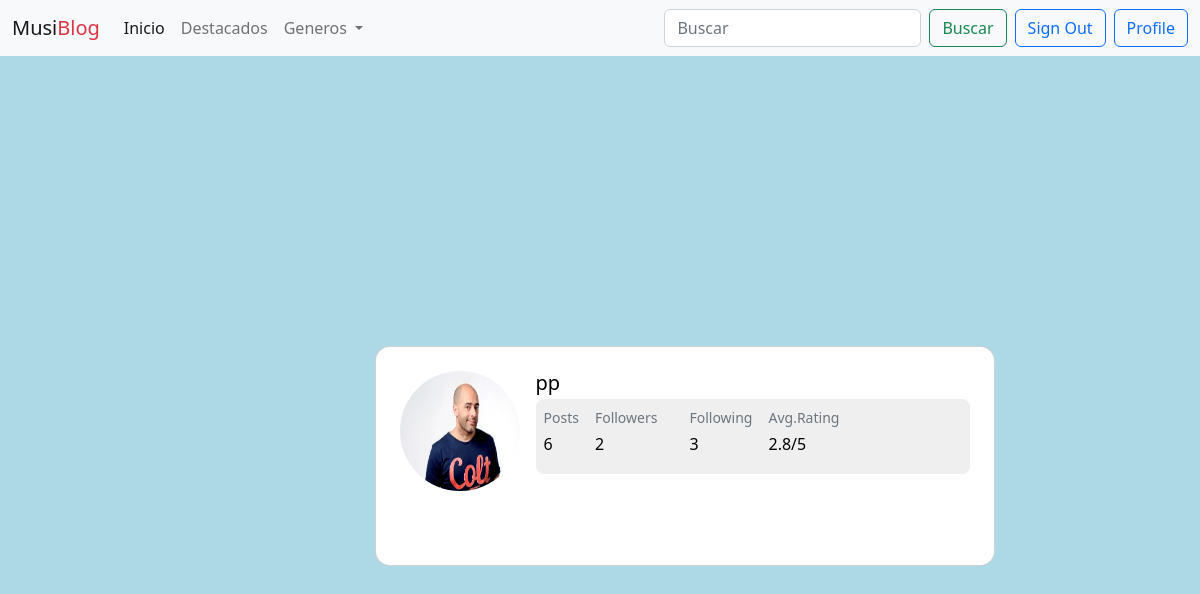
The app's page /profile/1 (signed in), older data.
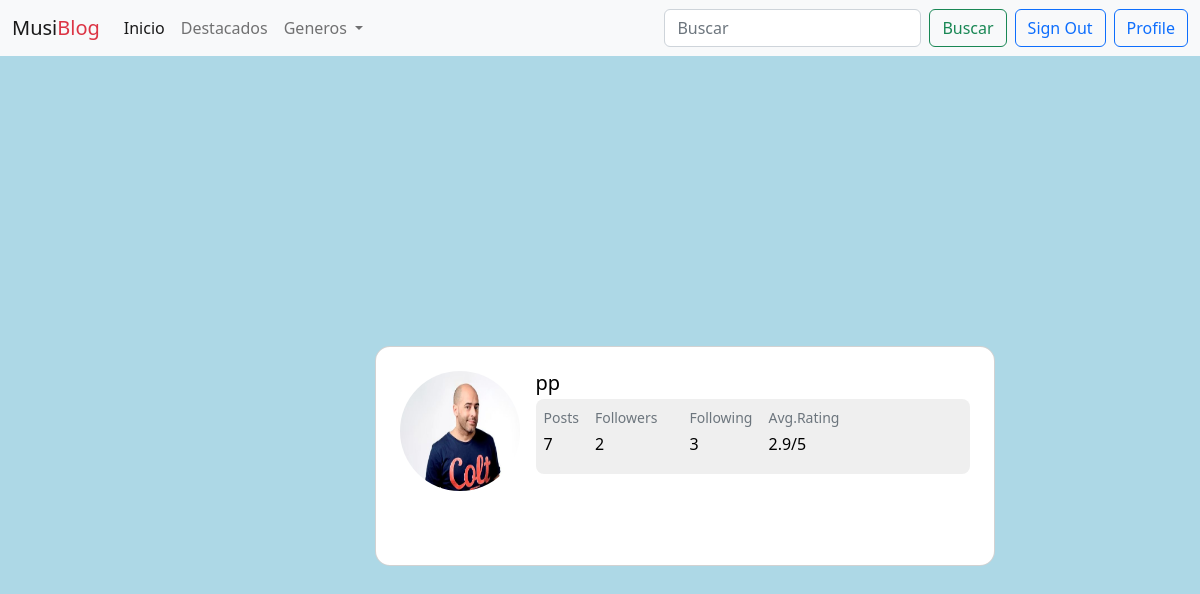
The same page, newer data.
### users/models.py (models this page shows, shortened)
class User(AbstractUser):
    profile_pic = models.ImageField(upload_to='profile_pics/', blank=True, null=True,default='default.jpg')
    following = models.ManyToManyField("self", symmetrical=False, blank=True, related_name="followers")
    def cantidad_publicaciones(self):
        return Post.objects.filter(author=self).count()
    def rating(self):
        user_posts = Post.objects.filter(author=self)
        total_rating = 0
        total_posts = 0
        for post in user_posts:
            total_rating += post.rating
            total_posts += 1
        if total_posts > 0:
            average_rating = total_rating / total_posts
            return average_rating
        else:
            return 0  # Otra valor predeterminado apropiado si el usuario no tiene publicaciones

### blogs/models.py (models this page shows, shortened)
class Post(models.Model):
    title = models.CharField(max_length=225)
    date_created = models.DateTimeField(auto_now_add= True)
    content = models.TextField()
    author = models.ForeignKey(settings.AUTH_USER_MODEL, on_delete=models.PROTECT)
    album = models.ForeignKey(Album, on_delete=models.PROTECT)
    categories = models.ManyToManyField('Category',)
    pub_date = models.DateTimeField(default=timezone.now)
    rating = models.IntegerField(default=1, choices=zip(range(1, 6), range(1, 6)))
    lecturas = models.IntegerField(default=1)
    featured = models.FloatField(default=0)
    class Meta:
        ordering = ['-date_created']

### users/views.py (the view)
# urls.py: path('profile/<int:user_id>', views.ProfileView.as_view(), name='profile'),
class ProfileView(LoginRequiredMixin, DetailView):
    model = User
    template_name = 'users/profile.html'
    def get_object(self, queryset=None):
        user_id = self.kwargs.get('user_id')  # Obtén el user_id desde los parámetros de la URL
        return get_object_or_404(User, id=user_id)
    def get_context_data(self, **kwargs):
        context = super().get_context_data(**kwargs)
        context['request'] = self.request
        return context

### blogs/context_processors.py (called while the page is built)
def categories_processor(request):
    categories = Category.objects.all()
    return{
        'categories': categories
    }

### users/templates/users/profile.html (shortened to what this page needs)
{% extends "base.html" %}
{% load markdown_extras %}
{% block content %}
<section class="vh-100" style="background-color: rgb(173, 216, 230);">
  <div class="container py-5 h-100">
    <div class="row d-flex justify-content-center align-items-center h-100">
      <div class="col col-md-9 col-lg-7 col-xl-5">
        <div class="card" style="border-radius: 15px;width: 620px;height:220px;">
          <div class="card-body p-4">
            <div class="d-flex text-black">
              <div class="flex-shrink-0">
                {% if user.profile_pic %}
                  <img src="{{ user.profile_pic.url }}"
                  alt="img" class="img-fluid"
                  style="width: 120px; height:120px; border-radius: 60px;">
                {% else %}
                  <td>Image</td>
                {% endif %}
              </div>
              <div class="flex-grow-1 ms-3" style= "width: 320px;height:150px;">
                <h5 class="mb-1"> {{ user.username }}</h5>
                <div class="d-flex justify-content-start rounded-3 p-2 mb-2"
                  style="background-color: #efefef; height:75px;">
                  <div>
                    <p class="small text-muted mb-1">Posts</p>
                    <p class="mb-0">{{ user.cantidad_publicaciones }}</p>
                  </div>
                  <div class="px-3">
                    <p class="small text-muted mb-1">Followers</p>
                    <p class="mb-0">{{ user.followers.all.count }}</p>
                  </div>
                  <div class="px-3">
                    <p class="small text-muted mb-1">Following</p>
                    <p class="mb-0">{{ user.following.all.count }}</p>
                  </div>
                  <div>
                    <p class="small text-muted mb-1">Avg.Rating</p>
                    <p class="mb-0">{{ user.rating|floatformat:"1" }}/5</p>
                  </div>
                </div>
                </div>
              </div>
            </div>
          </div>
        </div>
      </div>
    </div>
</section>
{% endblock %}

Row changes from the older to the newer data that the page shows:
changed User "pp": cantidad_publicaciones "6" → "7"; rating "2.8" → "2.9"
